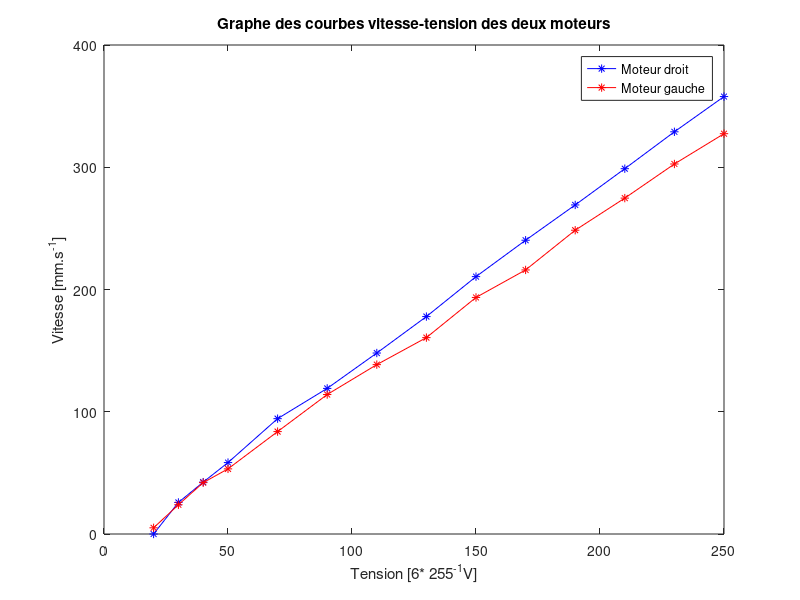

MATLAB code for this plot:
% courbes U-v projet

clear all; clc;
U = [20:10:40, 50:20:250];
vd = [0; 25.80; 42.43; 58.42; 94.35; 119.10; 148.04; 177.86; 210.53; 240.30; 269.17; 298.82; 329.00; 357.82]
vg = [5.06; 23.91; 42.03; 53.28; 83.77; 114.09; 138.55; 160.65; 193.50; 216.00; 248.49; 274.76; 302.67; 327.45]
plot(U,vd,'b-*',U,vg, 'r-*');
title('Graphe des courbes vitesse-tension des deux moteurs');
xlabel('Tension [6* 255^{-1}V]');
ylabel('Vitesse [mm.s^{-1}]');
legend('Moteur droit','Moteur gauche');
set(gcf,'color','w');